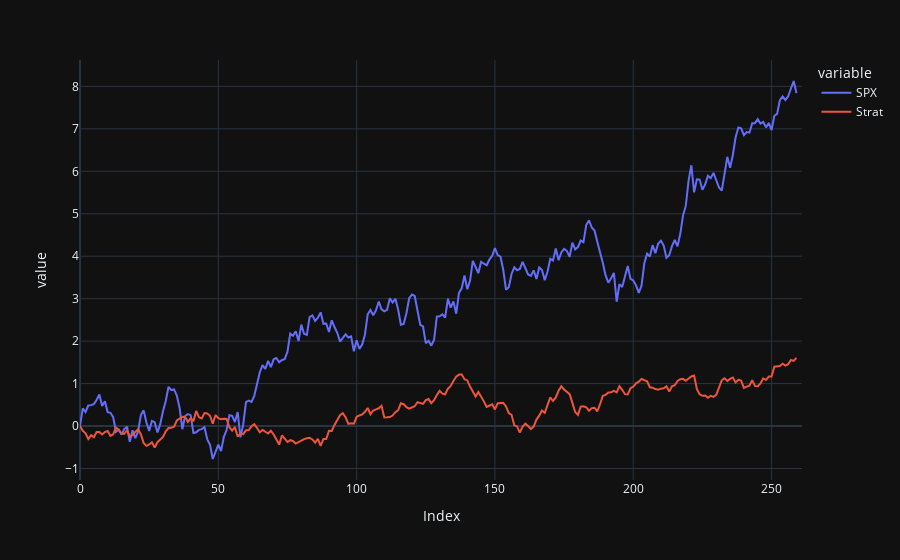
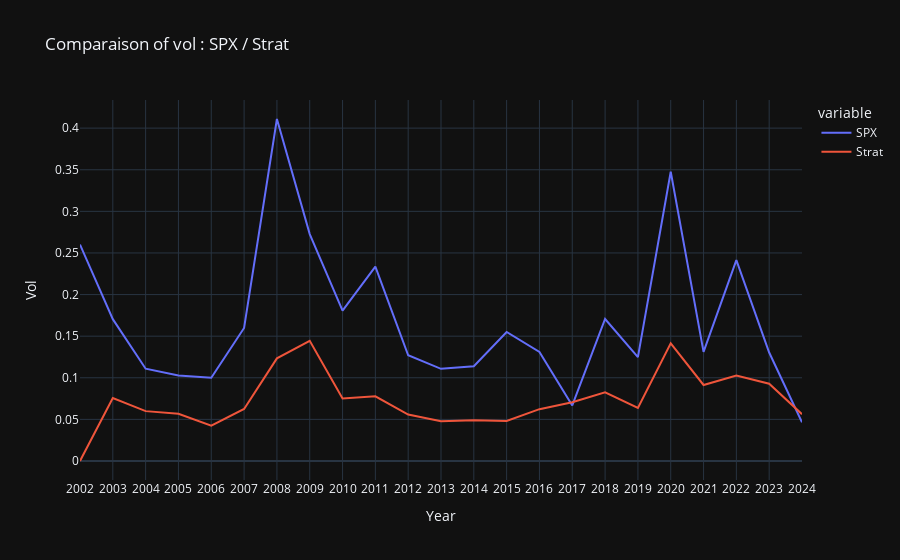

Here is the notebook cell these charts were saved with, in order:
### Code cell
df = pd.read_csv("data.csv", sep=";", decimal=",")
df = df.rename(columns={
    "Column1": "Date",
    "Column2": "SPX",
    "Column3": "S5SFTW",
    "Column4": "S5PHRM",
    "Column5": "S5CPGS",
    "Column6": "S5ENRSX",
    "Column7": "S5FDBT",
    "Column8": "S5TECH",
    "Column9": "S5RETL",
    "Column10": "S5BANKX",
    "Column11": "S5HCES",
    "Column12": "S5DIVF",
    "Column13": "S5UTILX",
    "Column14": "S5MEDA",
    "Column15": "S5REAL",
    "Column16": "S5TELSX",
    "Column17": "S5MATRX",
    "Column18": "S5INSU",
    "Column19": "S5FDSR",
    "Column20": "S5HOUS",
    "Column21": "S5SSEQX",
    "Column22": "S5TRAN",
    "Column23": "S5HOTR",
    "Column24": "S5CODU",
    "Column25": "S5AUCO",
    "Column26": "S5COMS",
})
df["Date"] = pd.to_datetime(df["Date"], format="%d/%m/%Y")
df["MonthIndex"] = df["Date"].dt.to_period("M")

#----------
#PARAMETERS
#----------
fees_rate=0.0002
# const
df_length = df.shape[1] - 2  # bcs of date and spx
last_rebalance = df.loc[0, "Date"]  # première date
month_count = 0

#Return a percentage between a and b
def evolution(v1, v2):
    return round((v2 - v1) / v1 * 100, 5)

#-------------------
#SORTER BETWEEN PERF
#-------------------

def DecilSorter(start, hist, proportion=3):
    bestperformer = []
    worstperformer = []
    performerc = []

    for i in range(2, df_length-1):
      performerc.append((evolution(float(df.iloc[start, i]), float(df.iloc[start + hist, i])), i))

    performerc.sort(reverse=True)
    offset=proportion
    for i in range(proportion):
        bestperformer.append(performerc[i][1])

    for i in range(len(performerc) - offset - proportion, len(performerc) - offset):
        worstperformer.append(performerc[i][1])


    return bestperformer, worstperformer


#--------------
#ALGO TITMANJEG
#--------------

def JeegadesshTitmanStrat(start=0, hold=6, hist=6, proportion=3):
    #new dataframe for stock quantity
    Indexcolumns = ["Date","SPX","S5SFTW","S5PHRM","S5CPGS","S5ENRSX","S5FDBT","S5TECH","S5RETL","S5BANKX","S5HCES","S5DIVF","S5UTILX","S5MEDA","S5REAL","S5TELSX","S5MATRX","S5INSU","S5FDSR","S5HOUS","S5SSEQX","S5TRAN","S5HOTR","S5CODU","S5AUCO","S5COMS","Money"]
    Tickercolumns=["S5SFTW","S5PHRM","S5CPGS","S5ENRSX","S5FDBT","S5TECH","S5RETL","S5BANKX","S5HCES","S5DIVF","S5UTILX","S5MEDA","S5REAL","S5TELSX","S5MATRX","S5INSU","S5FDSR","S5HOUS","S5SSEQX","S5TRAN","S5HOTR","S5CODU","S5AUCO","S5COMS"]
    StockQty = df.copy()
    StockQty.drop(columns="MonthIndex", inplace=True)
    StockQty.loc[:, :] = 0

    #starting data
    MoneyAtStart = 10000000
    month_count=0
    CurrentValue=MoneyAtStart

    #first ligne
    StockQty.loc[0, "Money"] = MoneyAtStart
    StockQty.loc[0, "SPX"] = df.iloc[0, 1]
    StockQty.loc[0, "Date"] = df.iloc[0, 0]

    #start of the algorithm

    for i in range(1,df.shape[0]):
      StockQty.iloc[i,0]=df.iloc[i,0]
      StockQty.iloc[i,1]=df.iloc[i,1]
      fees=0

      if df.loc[i, "Date"].month != df.loc[i-1, "Date"].month:
        month_count += 1


    # Si on atteint la période voulue
      if (i>= hist and month_count % hold == 0 and df.loc[i, "Date"].month != df.loc[i - 1, "Date"].month):
        #print(f"🔁 Rebalancement déclenché à la date : {df.loc[i, 'Date'].date()}")
        bestperformer, worstperformer = DecilSorter(i-hist, hist, proportion)


        for bestperf in bestperformer:
          StockQty.iloc[i,bestperf]=round((CurrentValue/(len(bestperformer)*2))/float(df.iloc[i,bestperf]),2)


        for worstperf in worstperformer:
          StockQty.iloc[i,worstperf]=round(-1*(CurrentValue/(len(worstperformer)*2))/float(df.iloc[i,worstperf]),2)

        for stocks in range(2,StockQty.shape[1]-1):
          if StockQty.iloc[i,stocks]!=StockQty.iloc[i-1,stocks]:
            fees+=abs(StockQty.iloc[i,stocks]-StockQty.iloc[i-1,stocks])*df.iloc[i,stocks]*fees_rate

      else :
        for stocks in range(2,StockQty.shape[1]-1):
          StockQty.iloc[i,stocks]=StockQty.iloc[i-1,stocks] #same qty
      #value of pf

      GainOrLoss = 0
      for stocks in range(2, StockQty.shape[1]-1):
          qty = StockQty.iloc[i, stocks]
          if qty != 0.0:
            price_now = df.iloc[i, stocks]
            price_prev = df.iloc[i - 1, stocks]
            GainOrLoss += qty * (price_now - price_prev)


      CurrentValue+=GainOrLoss-fees
      StockQty.iloc[i,-1]=CurrentValue

    return StockQty

results = JeegadesshTitmanStrat(0, 3, 9*22 , 3)


#---- GRAPH

"""
money_norm =(results["Money"]/10000000*100)-100
spx_norm=(results["SPX"]/results["SPX"].iloc[0]* 100)-100

fix = px.line(x=results["Date"], y=[money_norm, spx_norm],labels={"value":"Évolution en %", "variable":"Série"},title="Comparaison des évolutions en %")
fix.update_layout(hovermode="x unified")

fix.show()
"""

#-------- ANNUALISATION

AnnualizedDf=results[["Date","SPX","Money"]]
AnnualizedDf['Date'] = pd.to_datetime(AnnualizedDf['Date'])
AnnualizedDf['Year'] = AnnualizedDf['Date'].dt.year



YearList=AnnualizedDf["Year"].unique()
SPXAnnualized=pd.DataFrame(columns=YearList)
StratAnnualized=pd.DataFrame(columns=YearList)



for year in YearList:
  compteurPerYear=0
  for i in AnnualizedDf.index:
    if AnnualizedDf.loc[i,"Year"]==year:
      if compteurPerYear==0:
        SPXAnnualized.loc[compteurPerYear,year]=AnnualizedDf.loc[i,"SPX"]
        StratAnnualized.loc[compteurPerYear,year]=AnnualizedDf.loc[i,"Money"]
      else :
        SPXAnnualized.loc[compteurPerYear,year]=AnnualizedDf.loc[i,"SPX"]/SPXAnnualized.loc[0,year]*100-100
        StratAnnualized.loc[compteurPerYear,year]=AnnualizedDf.loc[i,"Money"]/StratAnnualized.loc[0,year]*100-100
      compteurPerYear+=1

for year in YearList:
  SPXAnnualized.loc[0,year]=SPXAnnualized.loc[0,year]/SPXAnnualized.loc[0,year]*100-100
  StratAnnualized.loc[0,year]=StratAnnualized.loc[0,year]/StratAnnualized.loc[0,year]*100-100



SPXAvg=[]
StratAvg=[]
for i in SPXAnnualized.index:
  sumSPX=0
  sumStrat=0
  for year in SPXAnnualized.columns:
    sumSPX+=SPXAnnualized.loc[i,year]
    sumStrat+=StratAnnualized.loc[i,year]
  SPXAvg.append(sumSPX/len(YearList))
  StratAvg.append(sumStrat/len(YearList))

#------- GRAPH / YEAR
"""
fig = px.line(SPXAnnualized, x=SPXAnnualized.index, y=SPXAnnualized.columns,labels={"value":"Returns in % of the SPX", "variable":"Years"},title="Comparaison of the returns on differents years | SPX")
fig.update_xaxes(tickmode='linear',  dtick=1,)
fig.show()


fig = px.line(StratAnnualized, x=StratAnnualized.index, y=StratAnnualized.columns,labels={"value":"Returns in % of the Start", "variable":"Years"},title="Comparaison of the returns on differents years | Strat")
fig.update_xaxes(tickmode='linear',  dtick=1,)
fig.show()
"""

SPXAnnualized=SPXAnnualized.drop(columns=2024) #too much nan
StratAnnualized=StratAnnualized.drop(columns=2024)

SPXAvg=[]
StratAVG=[]

for i in SPXAnnualized.index:
  sumSPX=0
  sumStrat=0
  for year in SPXAnnualized.columns:
    sumSPX+=SPXAnnualized.loc[i,year]
    sumStrat+=StratAnnualized.loc[i,year]
  SPXAvg.append(sumSPX/len(YearList))
  StratAVG.append(sumStrat/len(YearList))

dff = pd.DataFrame({"Index": (range(len(SPXAvg))),"SPX": SPXAvg,"Strat": StratAVG})


fig = px.line(dff, x="Index", y=["SPX","Strat"])
fig.show()


#---------- VOL


VolSPX = df[["Date", "SPX"]].copy()
VolSPX["Date"] = pd.to_datetime(VolSPX["Date"], dayfirst=True)
VolSPX["Year"] = VolSPX["Date"].dt.year
VolSPX["Return"] = np.log(VolSPX["SPX"] / VolSPX["SPX"].shift(1))
NumberofDayInYear=VolSPX.groupby("Year")["SPX"].count()
VolSPX = (VolSPX.groupby("Year")["Return"].std())
VolSPX = VolSPX * np.sqrt(NumberofDayInYear)


VolStrat=AnnualizedDf[["Money","Year"]].copy()
VolStrat["Money"]=VolStrat["Money"].astype(float)
VolStrat["Return"] = np.log(VolStrat["Money"] / VolStrat["Money"].shift(1))
NumberofDayInStrat=VolStrat.groupby("Year")["Money"].count()
VolStrat = (VolStrat.groupby("Year")["Return"].std())
VolStrat = VolStrat * np.sqrt(NumberofDayInStrat)

Vol=pd.concat([VolSPX,VolStrat],axis=1)
Vol.columns=["SPX","Strat"]


fig = px.line(Vol, x=Vol.index, y=Vol.columns,labels={"value":"Vol",},title="Comparaison of vol : SPX / Strat")
fig.update_xaxes(tickmode='linear',  dtick=1,)
fig.show()

### Figure 1 — Plotly figure (JSON) as saved in the notebook; plotly's stock layout.template omitted (floating-point values rounded to 4 significant figures; data arrays with more than 128 entries replaced by an {"elided": "..."} marker saying what was removed)
{"data": [{"hovertemplate": "variable=SPX<br>Index=%{x}<br>value=%{y}<extra></extra>", "legendgroup": "SPX", "line": {"color": "#636efa", "dash": "solid"}, "marker": {"symbol": "circle"}, "mode": "lines", "name": "SPX", "orientation": "v", "showlegend": true, "x": {"elided": "262 int values"}, "xaxis": "x", "y": {"elided": "262 float values"}, "yaxis": "y", "type": "scatter"}, {"hovertemplate": "variable=Strat<br>Index=%{x}<br>value=%{y}<extra></extra>", "legendgroup": "Strat", "line": {"color": "#EF553B", "dash": "solid"}, "marker": {"symbol": "circle"}, "mode": "lines", "name": "Strat", "orientation": "v", "showlegend": true, "x": {"elided": "262 int values"}, "xaxis": "x", "y": {"elided": "262 float values"}, "yaxis": "y", "type": "scatter"}], "layout": {"xaxis": {"anchor": "y", "domain": [0.0, 1.0], "title": {"text": "Index"}}, "yaxis": {"anchor": "x", "domain": [0.0, 1.0], "title": {"text": "value"}}, "legend": {"title": {"text": "variable"}, "tracegroupgap": 0}, "margin": {"t": 60}}}

### Figure 2 — Plotly figure (JSON) as saved in the notebook; plotly's stock layout.template omitted (floating-point values rounded to 4 significant figures)
{"data": [{"hovertemplate": "variable=SPX<br>Year=%{x}<br>Vol=%{y}<extra></extra>", "legendgroup": "SPX", "line": {"color": "#636efa", "dash": "solid"}, "marker": {"symbol": "circle"}, "mode": "lines", "name": "SPX", "orientation": "v", "showlegend": true, "x": [2002, 2003, 2004, 2005, 2006, 2007, 2008, 2009, 2010, 2011, 2012, 2013, 2014, 2015, 2016, 2017, 2018, 2019, 2020, 2021, 2022, 2023, 2024], "xaxis": "x", "y": [0.2601, 0.1705, 0.1109, 0.1028, 0.1001, 0.1599, 0.411, 0.2727, 0.1806, 0.2335, 0.1271, 0.1107, 0.1138, 0.1551, 0.1311, 0.06677, 0.1706, 0.1248, 0.3475, 0.1311, 0.2414, 0.1303, 0.04647], "yaxis": "y", "type": "scatter"}, {"hovertemplate": "variable=Strat<br>Year=%{x}<br>Vol=%{y}<extra></extra>", "legendgroup": "Strat", "line": {"color": "#EF553B", "dash": "solid"}, "marker": {"symbol": "circle"}, "mode": "lines", "name": "Strat", "orientation": "v", "showlegend": true, "x": [2002, 2003, 2004, 2005, 2006, 2007, 2008, 2009, 2010, 2011, 2012, 2013, 2014, 2015, 2016, 2017, 2018, 2019, 2020, 2021, 2022, 2023, 2024], "xaxis": "x", "y": [0.0, 0.07576, 0.05992, 0.05681, 0.04241, 0.06258, 0.1234, 0.1444, 0.07516, 0.07769, 0.05577, 0.04771, 0.04902, 0.04811, 0.06227, 0.07064, 0.08244, 0.06372, 0.1413, 0.09136, 0.1026, 0.09294, 0.05621], "yaxis": "y", "type": "scatter"}], "layout": {"xaxis": {"anchor": "y", "domain": [0.0, 1.0], "title": {"text": "Year"}, "tickmode": "linear", "dtick": 1}, "yaxis": {"anchor": "x", "domain": [0.0, 1.0], "title": {"text": "Vol"}}, "legend": {"title": {"text": "variable"}, "tracegroupgap": 0}, "title": {"text": "Comparaison of vol : SPX / Strat"}}}
